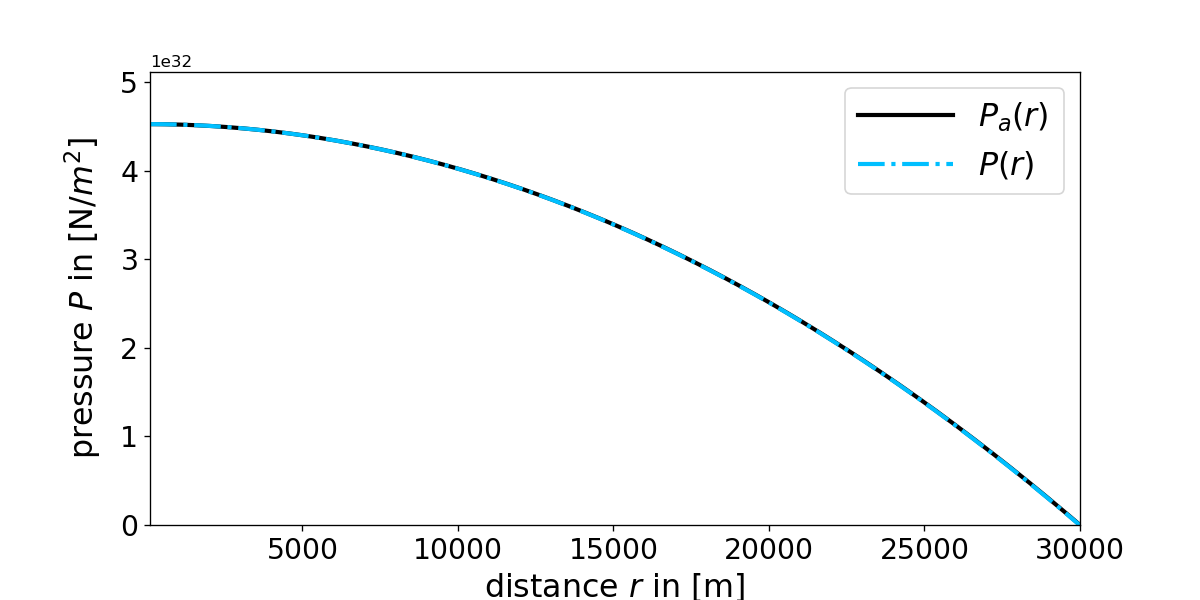

Source code (Python):
"""The code below was written by @author: https://github.com/DianaNtz and is a fourth order Runge Kutta implementation. 
It calculates in particular the pressure radius relation of a spherical symmetric Newtonian star with constant density 
and compares it with its analytical solution."""
import numpy as np
import matplotlib.pyplot as plt
dr=100 #in m
R=30000 #stars radius in m
Rfinal=R
r0=dr
steps=int(-(r0-Rfinal)/dr)
rho0=6*10**16 #central density of the star in kg/m^3
G=6.67259*10**-11 #gravitational constant in m^3/(kg s^2)
P0=4*np.pi/3*rho0*R**3*G/(2*R)*rho0 #central pressure 
def rho(r,rho0,P):
    if(r<=R):
        rho=rho0
    else:
        rho=0
    return rho    
def Mass(r,rho0,Parr):
    n=int((r-r0)/dr)
    rint=np.linspace(r0,r,n) 
    M=0
    for i in range(0,n):
        M=4*np.pi*rint[i]**2*rho(rint[i],rho0,Parr[i])*dr+M 
    return M
def f(r,P,Parr):
    Newton=-G*Mass(r,rho0,Parr)/r**2*rho(r,rho0,P)
    return Newton
P=np.empty(steps+1, dtype='double')
r=np.empty(steps+1, dtype='double')
Pn=P0
rn=r0
#Runge Kutta fourth
for i in range(0,steps+1):
    r[i]=rn
    P[i]=Pn
    k1=dr*f(rn,Pn,P)
    k2=dr*f(rn+0.5*dr,Pn+0.5*k1,P)
    k3=dr*f(rn+0.5*dr,Pn+0.5*k2,P)
    k4=dr*f(rn+dr,Pn+k3,P)
    rn=rn+dr
    Pn=Pn+k2*(2/6)+k1*(1/6)+k3*(2/6)+k4*(1/6)  
#analytical solution for constant density star
Pa= 4*np.pi/3*rho0*R**3*G/(2*R)*rho0*(1-(r/R)**2)
ax1 = plt.subplots(1, sharex=True, figsize=(10,5))
plt.plot(r,Pa,color='black',linestyle='-',linewidth=2.5,label = "$P_a(r)$ ")          
plt.plot(r,P,color='deepskyblue',linestyle='-.',linewidth=2.5,label="$P(r)$ ")
plt.xlabel("distance $r$ in [m]",fontsize=19) 
plt.ylabel(r'pressure $P$ in [N/$m^2$]',fontsize=19,labelpad=10)
plt.xlim([r0,Rfinal])
plt.ylim([0,P0+P0*0.13])  
plt.xticks(fontsize= 17)
plt.yticks(fontsize= 17)
plt.legend(loc=1,fontsize=19,handlelength=3) 
plt.savefig("Newton.png",dpi=250)
plt.show()
